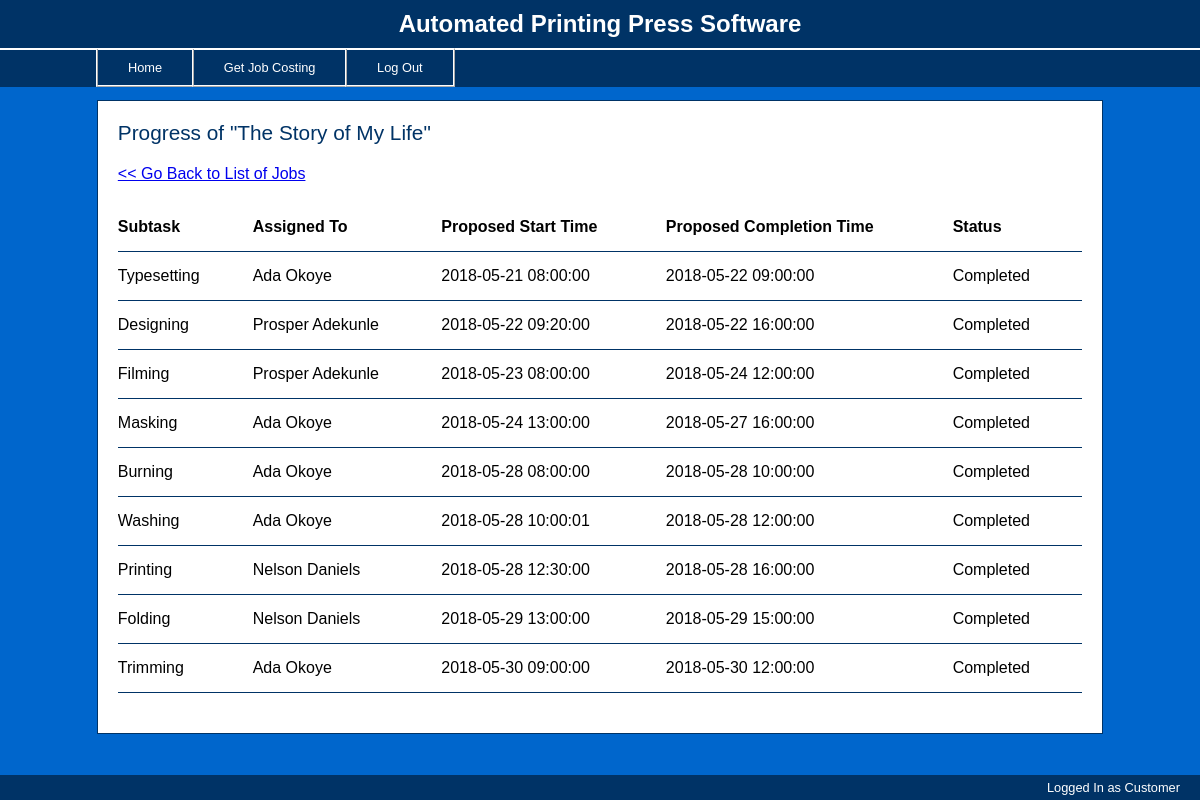
The page /progress_of_job.php?idOfRequiredJob=1 (signed in) on the database its author committed.
### tables this page shows
CREATE TABLE print_jobs (
   print_job_id	INT( 11 ) NOT NULL AUTO_INCREMENT,
   customer_emailaddress	VARCHAR( 50 ),
   print_job_type_id INT( 11 ),
   print_job_name	VARCHAR( 100 ),
   print_job_registrationtime	DATETIME,
   print_job_percentdone	INT( 3 ),
   PRIMARY KEY ( print_job_id ),
   FOREIGN KEY ( customer_emailaddress ) REFERENCES customers( customer_emailaddress ),
   FOREIGN KEY ( print_job_type_id ) REFERENCES print_job_types( print_job_type_id )
);

CREATE TABLE scheduled_subtasks (
   print_job_id	INT( 11 ),
   subtask_id	INT( 11 ),
   member_of_staff_id	INT( 11 ),
   scheduled_subtask_serialnumber	INT( 11 ),
   scheduled_subtask_proposedstarttime	DATETIME,
   scheduled_subtask_proposedcompletiontime	DATETIME,
   scheduled_subtask_completionstatus	ENUM( 'Completed', 'In progress', 'Pending' ) DEFAULT 'Pending',
   PRIMARY KEY ( print_job_id, subtask_id ),
   FOREIGN KEY ( print_job_id ) REFERENCES print_jobs( print_job_id ),
   FOREIGN KEY ( subtask_id ) REFERENCES subtasks( subtask_id ),
   FOREIGN KEY ( member_of_staff_id ) REFERENCES members_of_staff( member_of_staff_id )
);

### progress_of_job.php (called while the page is built, shortened)
<?php
$urlOfPageContainingListOfJobs =
   userIsLoggedInAsCustomer() ? 'list_of_jobs_sent_by_customer.php' : 'list_of_jobs_in_print_shop.php';
$linkForGoingBack = buildLinkThatLooksLikeLink( '&lt;&lt; Go Back to List of Jobs', $urlOfPageContainingListOfJobs );
$pageContents = buildLevel2HeadingAppendedWithNameOfRequiredJob( 'Progress of ' );
$pageContents .= buildDivision( $linkForGoingBack );
$pageContents .= buildDetailedProgressOfRequiredJob();
$pageContents .= buildSummarisedProgressOfRequiredJob();
display( $pageContents );
?>

### libraries/library_of_database_functions.php (called while the page is built, shortened)
<?php
function retrieveNameOfJob( $idOfJob )
{
   $query = 'SELECT print_job_name FROM print_jobs WHERE print_job_id = "' . $idOfJob . '"';
   $rowsFromResultOfQuery = queryDatabase( $query );
   return getColumnValueFromFirstRow( $rowsFromResultOfQuery, 'print_job_name' );
}
function queryDatabase( $query )
{
   $handleToDatabase = establishDatabaseConnection();
   $resultOfQuery = mysqli_query( $handleToDatabase, $query ) or die( buildErrorMessageForDatabaseQueryFailure() );
   $rowsFromResultOfQuery = array();
   $row = mysqli_fetch_assoc( $resultOfQuery );
   while ( $row != NULL ) {
      $rowsFromResultOfQuery[] = $row;
      $row = mysqli_fetch_assoc( $resultOfQuery );
   }
   return $rowsFromResultOfQuery;
}
function establishDatabaseConnection()
{
   $handleToDatabase =
      mysqli_connect( 'localhost', 'ifechukwu', 'password', 'apps_database' ) or
      die( buildErrorMessageForDatabaseConnectionFailure() );
   return $handleToDatabase;
}
function getColumnValueFromFirstRow( $rowsFromResultOfQuery, $nameOfColumn )
{
   if ( sizeof( $rowsFromResultOfQuery ) == 0 ) {
      return NO_ROW_FOUND;
   }
   else {
      $firstRow = $rowsFromResultOfQuery[INDEX_OF_FIRST_ROW];
      return $firstRow[$nameOfColumn];
   }
}
?>

### libraries/library_of_boolean_functions.php (called while the page is built, shortened)
<?php
function userIsLoggedInAsCustomer()
{
   return
      isset( $_SESSION['loginStatus'] ) && $_SESSION['loginStatus'] == LOGGED_IN_AS_CUSTOMER &&
      isset( $_SESSION['idOfLoggedInUser'] );
}
?>

### libraries/library_of_output_functions.php (the view, shortened to what this page needs)
<?php
function buildDetailedProgressOfRequiredJob()
{
   $tableRowsOfDetailedProgress = array();
   $contentsOfTableHeaderRow =
      array( 'Subtask', 'Assigned To', 'Proposed Start Time', 'Proposed Completion Time', 'Status' );
   $tableRowsOfDetailedProgress[] = buildTableHeaderRow( $contentsOfTableHeaderRow );
   $rowsOfDataAboutScheduledSubtasks = retrieveRowsOfDataAboutSubtasksScheduledForJob( $_GET['idOfRequiredJob'] );
   for ( $i = 0; $i < sizeof( $rowsOfDataAboutScheduledSubtasks ); $i++ ) {
      $row = $rowsOfDataAboutScheduledSubtasks[$i];
      $nameOfSubtask = retrieveNameOfSubtask( $row['subtask_id'] );
      $nameOfMemberOfStaff = retrieveNameOfMemberOfStaff( $row['member_of_staff_id'] );
      $proposedStartTime = $row['scheduled_subtask_proposedstarttime'];
      $proposedCompletionTime = $row['scheduled_subtask_proposedcompletiontime'];
      $completionStatus = $row['scheduled_subtask_completionstatus'];
      $contentsOfTableRow =
         array( $nameOfSubtask, $nameOfMemberOfStaff, $proposedStartTime, $proposedCompletionTime, $completionStatus );
      $tableRowsOfDetailedProgress[] = buildTableRow( $contentsOfTableRow );
   }
   return buildTable( $tableRowsOfDetailedProgress );
}
function buildLevel2HeadingAppendedWithNameOfRequiredJob( $text )
{
   $nameOfRequiredJob = retrieveNameOfJob( $_GET['idOfRequiredJob'] );
   $text .= '"' . $nameOfRequiredJob . '"';
   return buildLevel2Heading( $text );
}
function buildLevel2Heading( $text )
{
   return '
         <h2>' . $text . '</h2>
   ';
}
function buildLinkThatLooksLikeLink( $text, $href )
{
   return '<a href="' . $href . '" class="apps-link">' . $text . '</a>';
}
function buildDivision( $text )
{
   return '
         <div>
            ' . $text . '
         </div>
   ';
}
function buildTableHeaderRow( $contentsForTableHeaderRow )
{
   $numberOfColumns = sizeof( $contentsForTableHeaderRow );
   $tableHeaderRow = '
               <tr>';
   foreach ( $contentsForTableHeaderRow as $key => $content ) {
      $tableHeaderRow .= '
                  <th class="one-of-' . $numberOfColumns . '-columns">' . $content . '</th>';
   }
   $tableHeaderRow .= '
               </tr>
   ';
   return $tableHeaderRow;
}
function buildTableRow( $contentsForTableRow, $id = NULL )
{
   $numberOfColumns = sizeof( $contentsForTableRow );
   $tableRow = '
               <tr' . ( $id == NULL ? '' : ' id="' . $id . '"' ) . '>';
   foreach ( $contentsForTableRow as $key => $content ) {
      $tableRow .= '
                  <td class="one-of-' . $numberOfColumns . '-columns">' . $content . '</td>';
   }
   $tableRow .= '
               </tr>
   ';
   return $tableRow;
}
function buildTable( $tableRows )
{
   $table = '
         <div class="apps-container-for-table">
            <table>';
   foreach ( $tableRows as $key => $tableRow ) {
      $table .= $tableRow;
   }
   $table .= '
            </table>
         </div>
   ';
   return $table;
}
function display( $pageContents )
{
   echo buildEntirePage( $pageContents );
}
function buildEntirePage( $pageContents )
{
   $titleOfCurrentPage = buildTitleOfCurrentPage();
   $menuBar = buildMenuBar();
   $paragraphContainingLoginStatus = buildParagraphContainingLoginStatus();
   return '
<!DOCTYPE html>
<html>
   <head>
      ' . $titleOfCurrentPage . '
      <link href="stylesheets/main_stylesheet.css" rel="stylesheet" type="text/css" />
   </head>
   <body>
      <header class="apps-main-header">
         <h1><a href="index.php">Automated Printing Press Software</a></h1>
      </header>
      ' . $menuBar . '
      <div class="apps-main-container">
         ' . $pageContents . '
      </div>
      <footer class="apps-main-footer">
         ' . $paragraphContainingLoginStatus . '
      </footer>
   </body>
</html>
   ';
}
function buildTitleOfCurrentPage()
{
   $filenameOfCurrentPage = basename( $_SERVER['PHP_SELF'] );
   switch ( $filenameOfCurrentPage ) {
      case 'progress_of_job.php':
         $titleOfCurrentPage = 'Print Job Progress';
         break;
   }
   return '<title>' . $titleOfCurrentPage . ' | Automated Printing Press Software</title>';
}
function buildMenuBar()
{
   if ( userIsLoggedInAsCustomer() ) {
      return '
      <nav class="apps-main-menu">
         <ul>
            <li><a href="index.php">Home</a></li>
            <li><a href="first_step_of_job_costing.php">Get Job Costing</a></li>
            <li><a href="log_out.php">Log Out</a></li>
         </ul>
      </nav>';
   }
}
function buildParagraphContainingLoginStatus()
{
   if ( userIsLoggedInAsCustomer() ) {
      $loginStatus = 'Logged In as Customer';
   }
   return '<p>' . $loginStatus . '</p>';
}
?>

### stylesheets/main_stylesheet.css (style rules this page uses)
* { box-sizing: border-box; }
body { font-size: 16px; font-family: sans-serif; background-color: #0066cc; }
.apps-main-header { position: fixed; top: 0; left: 0; width: 100%; height: 50px; background-color: #003366; padding-top: 10px; border-bottom: 2px solid white; color: white; }
.apps-main-header>h1 { margin: 0; font-size: 1.5em; text-align: center; }
.apps-main-header>h1>a { text-decoration: none; color: white; font-weight: bolder; }
.apps-main-menu { background-color: #003366; position: fixed; width: 100%; padding: 0 0 0 8%; top: 50px; left: 0; font-size: 0.8em; }
.apps-main-menu li { display: inline-block; margin: -2px -6px 0 0; }
.apps-main-menu a { display: block; background-color: #003366; border: 2px ridge white; padding: 10px 30px; margin: 0; color: white; text-decoration: none; }
.apps-main-container { width: 85%; margin: 100px auto 50px auto; padding: 20px; background-color: white; border: 1px solid #003366; overflow: auto; }
.apps-main-footer { position: fixed; bottom: 0; left: 0; width: 100%; padding: 5px 20px; background-color: #003366; color: white; }
.apps-main-footer p { text-align: right; font-size: 0.8em; margin: 0; }
h2 { margin: 0; color: #003366; font-size: 1.3em; font-weight: lighter; }
nav>ul>li { display: inline-block; margin-right: -5px; }
ul { list-style-type: none; padding: 0; margin: 0; }
.apps-container-for-table { overflow-x: auto; }
table { border-collapse: collapse; width: 100%; }
tr { width: 100%; }
th { text-align: left; }
td, th { border-bottom: 1px solid #003366; padding: 15px 30px 15px 0; }
div { margin: 20px 0; }

### rows shown on the page
print_jobs: print_job_name "Progress of \"The Story of My Life\""
scheduled_subtasks: scheduled_subtask_proposedstarttime "2018-05-21 08:00:00", scheduled_subtask_proposedcompletiontime "2018-05-22 09:00:00", scheduled_subtask_completionstatus "Completed"
scheduled_subtasks: scheduled_subtask_proposedstarttime "2018-05-22 09:20:00", scheduled_subtask_proposedcompletiontime "2018-05-22 16:00:00", scheduled_subtask_completionstatus "Completed"
scheduled_subtasks: scheduled_subtask_proposedstarttime "2018-05-23 08:00:00", scheduled_subtask_proposedcompletiontime "2018-05-24 12:00:00", scheduled_subtask_completionstatus "Completed"
scheduled_subtasks: scheduled_subtask_proposedstarttime "2018-05-24 13:00:00", scheduled_subtask_proposedcompletiontime "2018-05-27 16:00:00", scheduled_subtask_completionstatus "Completed"
scheduled_subtasks: scheduled_subtask_proposedstarttime "2018-05-28 08:00:00", scheduled_subtask_proposedcompletiontime "2018-05-28 10:00:00", scheduled_subtask_completionstatus "Completed"
scheduled_subtasks: scheduled_subtask_proposedstarttime "2018-05-28 10:00:01", scheduled_subtask_proposedcompletiontime "2018-05-28 12:00:00", scheduled_subtask_completionstatus "Completed"
scheduled_subtasks: scheduled_subtask_proposedstarttime "2018-05-28 12:30:00", scheduled_subtask_proposedcompletiontime "2018-05-28 16:00:00", scheduled_subtask_completionstatus "Completed"
scheduled_subtasks: scheduled_subtask_proposedstarttime "2018-05-29 13:00:00", scheduled_subtask_proposedcompletiontime "2018-05-29 15:00:00", scheduled_subtask_completionstatus "Completed"
scheduled_subtasks: scheduled_subtask_proposedstarttime "2018-05-30 09:00:00", scheduled_subtask_proposedcompletiontime "2018-05-30 12:00:00", scheduled_subtask_completionstatus "Completed"

### other values the page prints
$text "<< Go Back to List of Jobs"
$content "Subtask"
$content "Assigned To"
$content "Proposed Start Time"
$content "Proposed Completion Time"
$content "Status"
$content "Typesetting"
$content "Ada Okoye"
$content "Designing"
$content "Prosper Adekunle"
$content "Filming"
$content "Masking"
$content "Burning"
$content "Washing"
$content "Printing"
